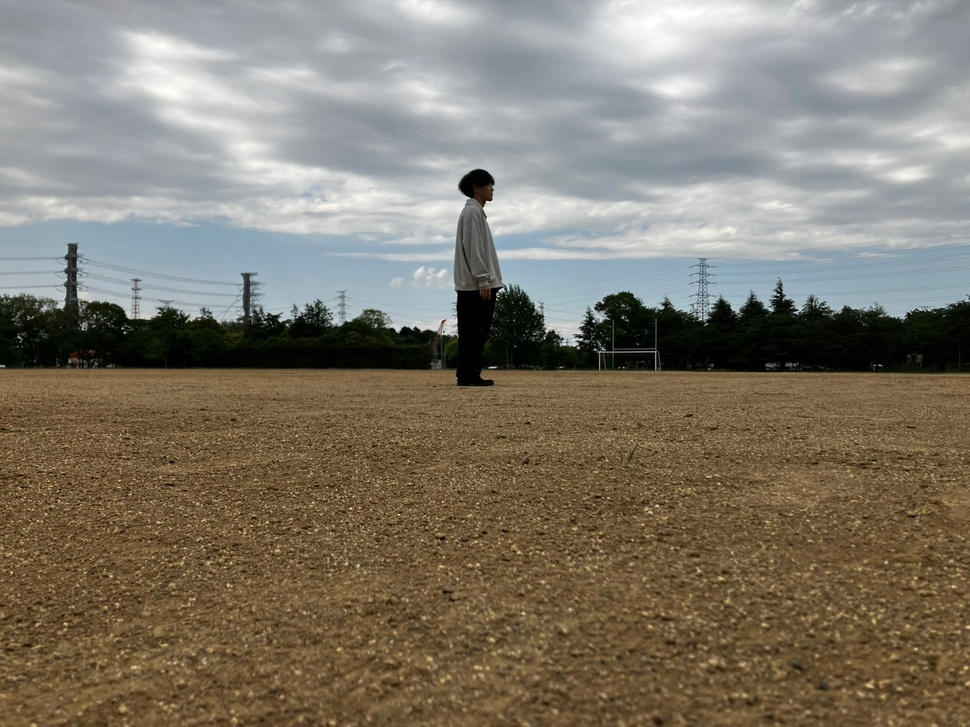
#> input picture tensorflow2-yolo-v3-master/addweighted/human_5.jpg, 970 x 727 px, shrunk from 2364 x 1773 before the run
$ python test_2.py
#> lines starting #> are read from the running program, lines starting #| are printed output that depends on the picture; after the words box and inside, x2 and y2 are one past the last pixel; in counts of white or black regions, pixels touching at a corner belong together
import cv2
import numpy as np

# 入力画像を読み込む
img1 = cv2.imread('human_5.jpg')
#> img1 is the input picture: shape (727, 970, 3); mean B, G, R 107, 120.7, 128.2
img2 = cv2.imread('dummy_10.jpg')
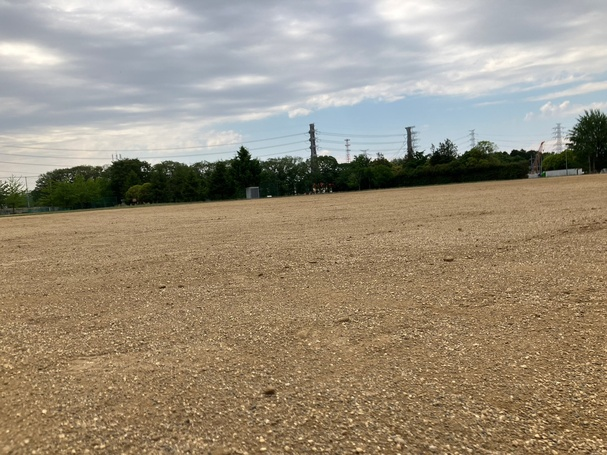
#> input picture tensorflow2-yolo-v3-master/addweighted/dummy_10.jpg, 607 x 455 px, shrunk from 1479 x 1109 before the run
#> img2 is the input picture: shape (455, 607, 3); mean B, G, R 123.5, 142.8, 154.6
img3 = cv2.imread('dummy_8.jpg')
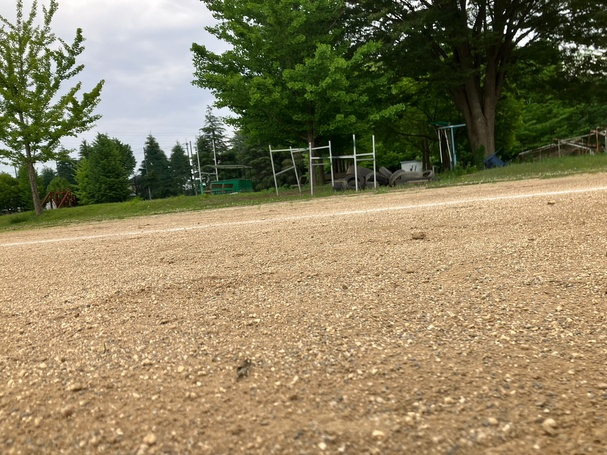
#> input picture tensorflow2-yolo-v3-master/addweighted/dummy_8.jpg, 607 x 455 px, shrunk from 1479 x 1109 before the run
#> img3 is the input picture: shape (455, 607, 3); mean B, G, R 96.5, 129.5, 141.7

# 画像をグレースケールに変換する
gray1 = cv2.cvtColor(img1, cv2.COLOR_BGR2GRAY)
gray2 = cv2.cvtColor(img2, cv2.COLOR_BGR2GRAY)
gray3 = cv2.cvtColor(img3, cv2.COLOR_BGR2GRAY)

# 画像をぼかす
blur1 = cv2.GaussianBlur(gray1, (25, 25), 0)
blur2 = cv2.GaussianBlur(gray2, (25, 25), 0)
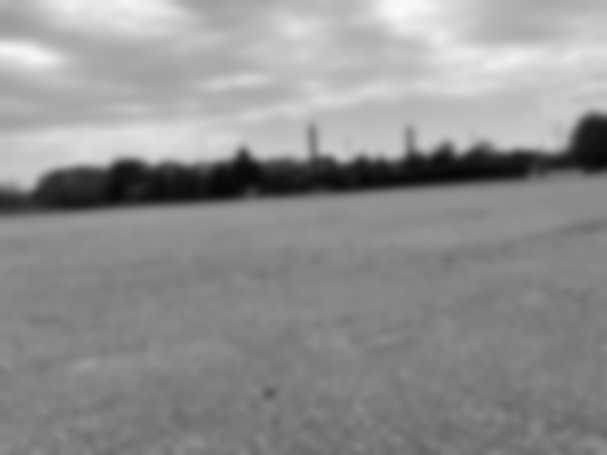
#> blur2: shape (455, 607); min 6, max 249, mean 144.1
blur3 = cv2.GaussianBlur(gray3, (25, 25), 0)
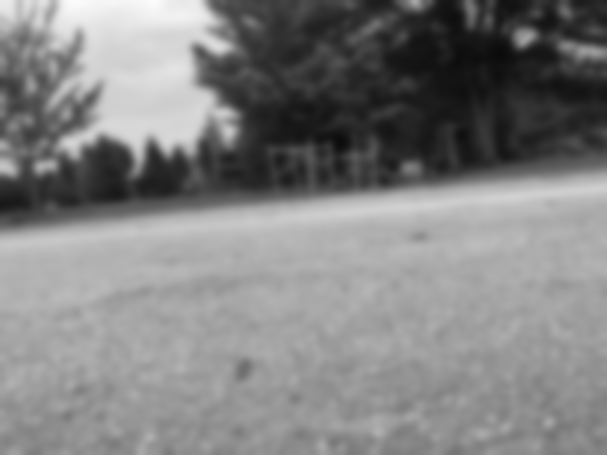
#> blur3: shape (455, 607); min 11, max 251, mean 129.4

# 画像を2値化する
_, threshold1 = cv2.threshold(blur1, 0, 255, cv2.THRESH_BINARY_INV+cv2.THRESH_OTSU)
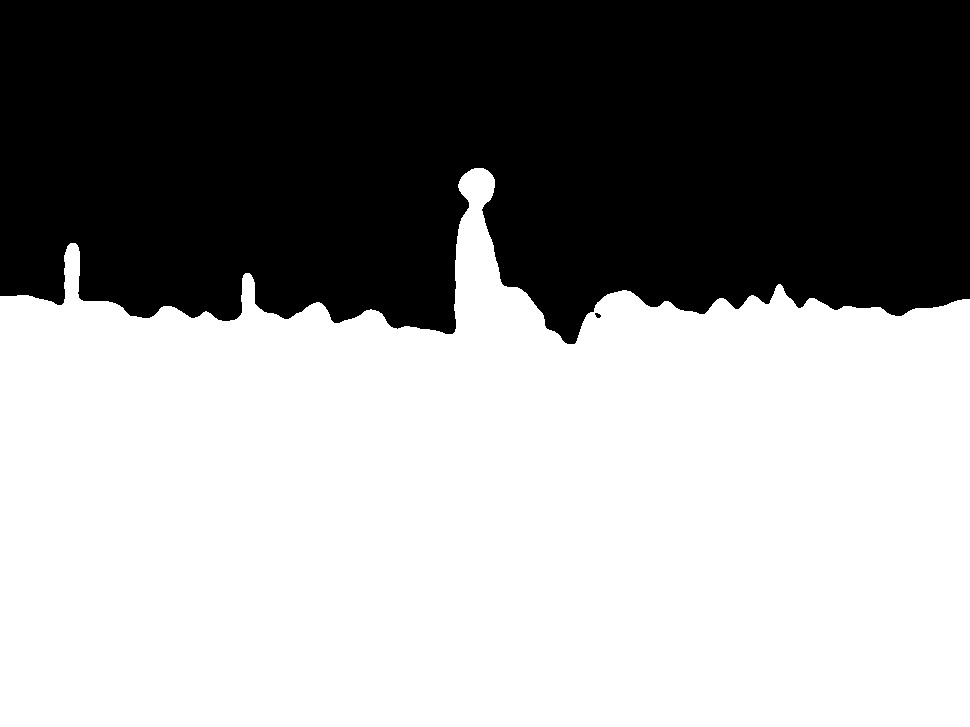
#> threshold1: shape (727, 970); 58.4% white; 2 black regions, box (x1, y1, x2, y2) and area: (0, 0, 970, 344) 293476, (595, 313, 601, 318) 21
_, threshold2 = cv2.threshold(blur2, 0, 255, cv2.THRESH_BINARY_INV+cv2.THRESH_OTSU)
#> threshold2: shape (455, 607); 66.1% white; 1 black region, box (x1, y1, x2, y2) and area: (0, 0, 607, 188) 93579
_, threshold3 = cv2.threshold(blur3, 0, 255, cv2.THRESH_BINARY_INV+cv2.THRESH_OTSU)
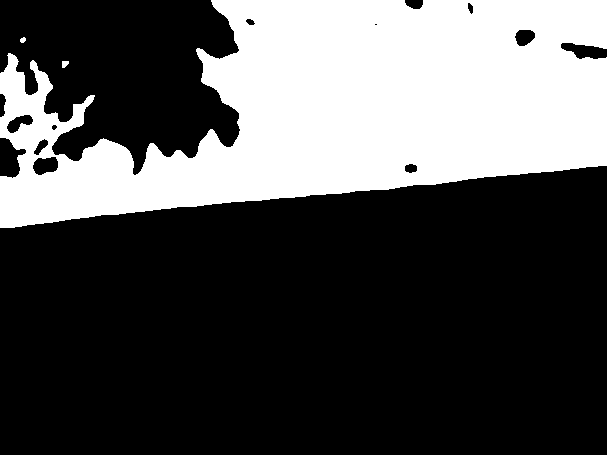
#> threshold3: shape (455, 607); 31.8% white; 3 white regions

# 輪郭を検出する
contours1, _ = cv2.findContours(threshold1, cv2.RETR_TREE, cv2.CHAIN_APPROX_SIMPLE)
#> contours1 = 2 contours; box (x1, y1, x2, y2) and area: (0, 168, 970, 727) 410070, (594, 312, 602, 319) 28
contours2, _ = cv2.findContours(threshold2, cv2.RETR_TREE, cv2.CHAIN_APPROX_SIMPLE)
#> contours2 = 2 contours; box (x1, y1, x2, y2) and area: (0, 111, 607, 455) 181549, (0, 18, 12, 27) 76
contours3, _ = cv2.findContours(threshold3, cv2.RETR_TREE, cv2.CHAIN_APPROX_SIMPLE)
#> contours3 = 12 contours, 2 with area under 20; largest, box (x1, y1, x2, y2) and area: (0, 0, 607, 228) 87766, (32, 156, 59, 176) 374, (6, 114, 34, 134) 286, (514, 29, 536, 47) 270, (33, 138, 49, 156) 128

# 最大面積の輪郭を取得する
max_contour1 = max(contours1, key=cv2.contourArea)
#> max_contour1 = contour of 638 points, box (x1, y1, x2, y2) (0, 168, 970, 727), area 410070
max_contour2 = max(contours2, key=cv2.contourArea)
#> max_contour2 = contour of 293 points, box (x1, y1, x2, y2) (0, 111, 607, 455), area 181549
max_contour3 = max(contours3, key=cv2.contourArea)
#> max_contour3 = contour of 645 points, box (x1, y1, x2, y2) (0, 0, 607, 228), area 87766

# 背景を削除するマスクを作成する
mask1 = np.zeros(img1.shape[:2], np.uint8)
cv2.drawContours(mask1, [max_contour1], -1, 255, -1)
#> mask1: shape (727, 970); 58.4% white; 1 black region, box (x1, y1, x2, y2) and area: (0, 0, 970, 344) 293476
mask2 = np.zeros(img2.shape[:2], np.uint8)
cv2.drawContours(mask2, [max_contour2], -1, 255, -1)
#> mask2: shape (455, 607); 66.1% white; 1 black region, box (x1, y1, x2, y2) and area: (0, 0, 607, 188) 93672
mask3 = np.zeros(img3.shape[:2], np.uint8)
cv2.drawContours(mask3, [max_contour3], -1, 255, -1)
#> mask3: shape (455, 607); 32.2% white; 1 white region, box (x1, y1, x2, y2) and area: (0, 0, 607, 228) 88877

# 背景を除いた画像を取得する
result1 = cv2.bitwise_and(img1, img1, mask=mask1)

# 結果画像を保存する
cv2.imwrite('result_1.jpg', result1)

result2 = cv2.bitwise_and(img2, img2, mask=mask2)
cv2.imwrite('result_2.jpg', result2)

result3 = cv2.bitwise_and(img3, img3, mask=mask3)
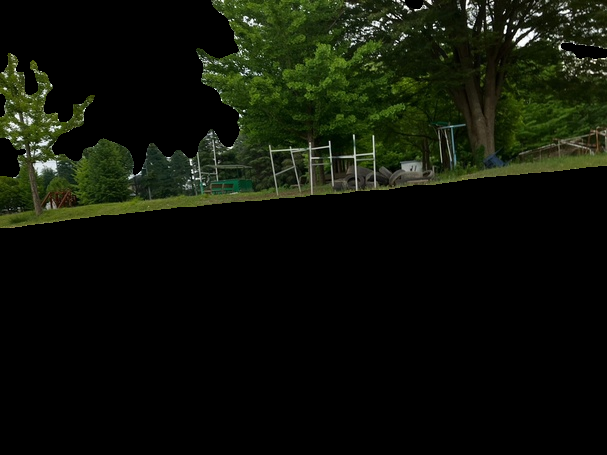
#> result3: shape (455, 607, 3); mean B, G, R 8.7, 18.7, 14.6
cv2.imwrite('result_3.jpg', result3)
